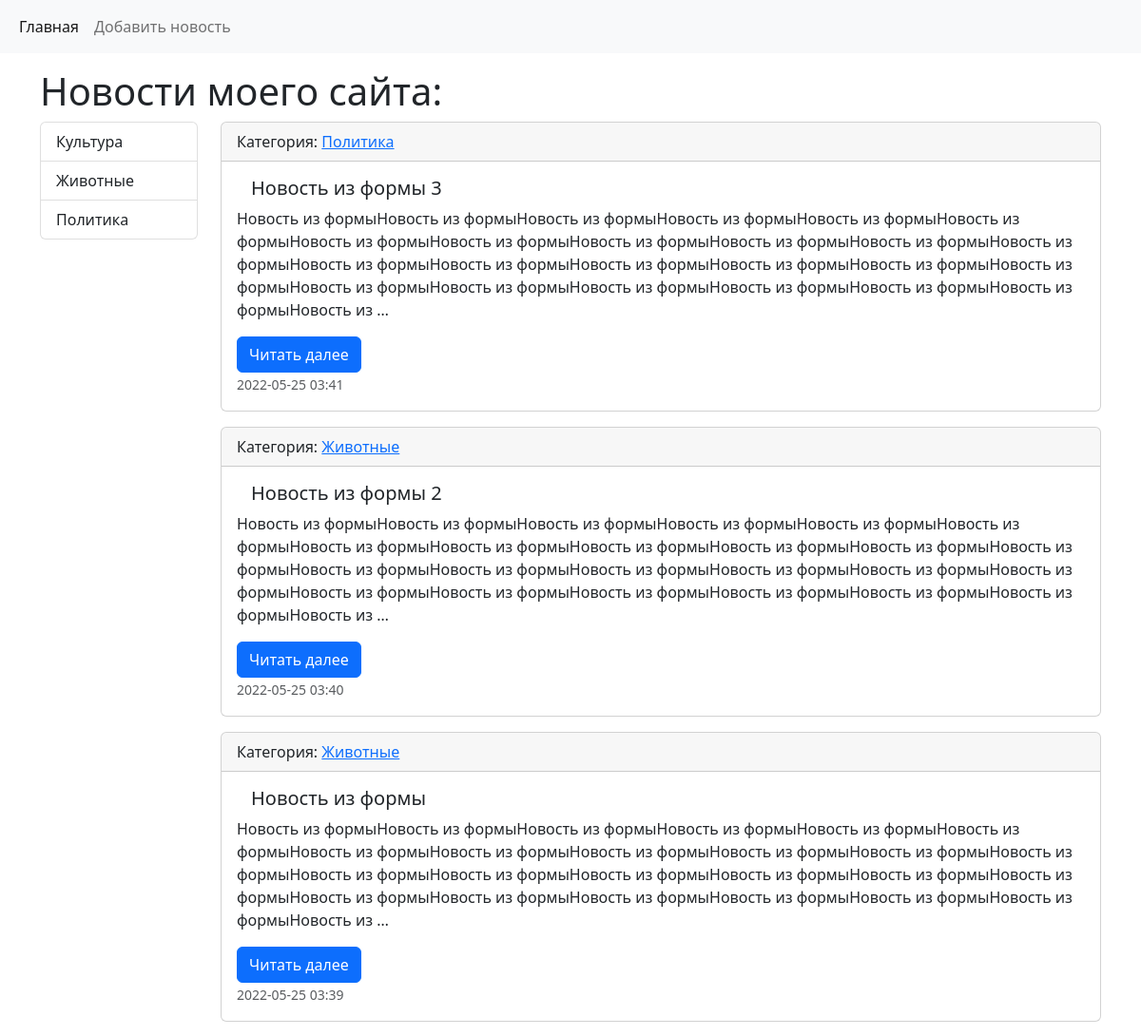
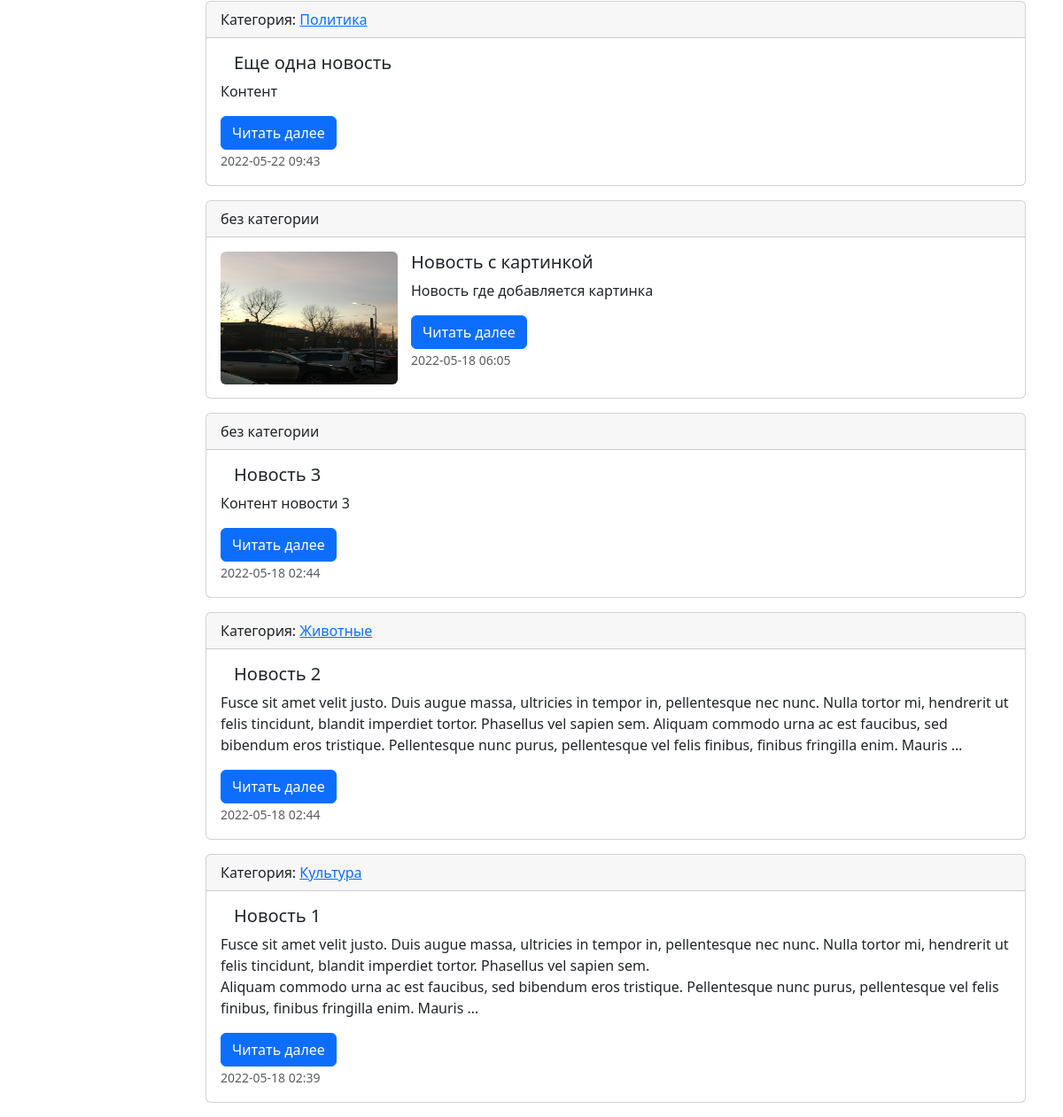
The page / on the database its author committed (2 pictures, top to bottom).
### news/models.py (models this page shows, shortened)
class Category(models.Model):
    title = models.CharField(max_length=150, db_index=True, verbose_name='Наименование категории')
    def get_absolute_url(self):
        return reverse_lazy('category', kwargs={'category_id': self.pk})
    def __str__(self):
        return self.title
    class Meta:
        verbose_name = 'Категория'
        verbose_name_plural = 'Категории'
        ordering = ['title']

class News(models.Model):
    title = models.CharField(max_length=150, verbose_name='Наименование')
    content = models.TextField(blank=True, verbose_name='Конетент')
    created_at = models.DateTimeField(auto_now_add=True, verbose_name='Дата загрузки')
    updated_at = models.DateTimeField(auto_now=True, verbose_name='Обновлено')
    photo = models.ImageField(upload_to='photo/%Y/%m/%d/', verbose_name='Фото', blank=True)
    is_published = models.BooleanField(default=True, verbose_name='Опубликовано')
    category = models.ForeignKey('Category', on_delete=models.PROTECT, null=True, verbose_name='Категория')
    cnt_views = models.IntegerField(default=0)
    def get_absolute_url(self):
        return reverse_lazy('read_more_button', kwargs={'pk': self.pk})
    class Meta:
        verbose_name = 'Новость'
        verbose_name_plural = 'Новости'
        ordering = ['-created_at']

### news/views.py (the view)
# urls.py: path('', views.HomeNews.as_view(), name='home'),
class HomeNews(ListView):
    model = News
    extra_context = {'title': 'Новости моего сайта'}
    def get_queryset(self):
        return News.objects.filter(is_published=True)

### news/templatetags/news_tags.py (called while the page is built)
@register.simple_tag(name='get_all_cat')
def get_categories():
    return Category.objects.filter(news__is_published=True).annotate(cnt=Count('news')).filter(cnt__gt=0)

### news/templates/news/news_list.html (shortened to what this page needs)
{% extends 'base.html' %}
{% block title_h2 %}{{ block.super }}{% endblock %}
{% block sidebar %}{{ block.super }}{% endblock %}
{% block content %}
{% for item in object_list %}
<div class="card mb-3">
    <div class="card-header">
        {% if item.category %}
        Категория: <a href="{{ item.category.get_absolute_url }}">{{ item.category }}</a>
        {% else %}
        без категории
        {% endif %}
    </div>
    <div>
        <div class="card-body">
            <div class="media">
                {% if item.photo %}
                <img src="{{ item.photo.url }}" alt="--" width="200px" height="150px" class="rounded float-left">
                {% endif %}
            </div>
            <div class="media-body">
                <h5 class="card-title">{{ item.title }}</h5>
                <p class="card-text">{{ item.content | linebreaksbr | truncatewords:50 }}</p>
                <a href="{{ item.get_absolute_url }}" class="btn btn-primary">Читать далее</a>
                <p class="card-text"><small class="text-muted">{{ item.created_at | date:"Y-m-d H:i" }}</small></p>
            </div>
        </div>
    </div>
</div>
{% endfor %}
{% endblock %}

### templates/inc/_sidebar.html (shortened to what this page needs)
{% load news_tags %}
<div class="list-group">
    {% get_all_cat as categories %}
    {% for item in categories %}
    <a href="{{ item.get_absolute_url }}" class="list-group-item list-group-item-action">{{ item.title }}</a>
    {% endfor %}
</div>

### test_s/static/css/style.css (style rules this page uses)
.media { float: left; margin-right: 15px; margin-bottom: 15px; }

### rows shown on the page
Category: title "Культура"
Category: title "Животные"
Category: title "Политика"
News: category "Политика", title "Новость из формы 3", content "Новость из формыНовость из формыНовость из формыНовость из формыНовость из формыНовость из формыНовость из формыНовость из формыНовость из формыНовость из формыНовость из формыНовость из формыНовость из формыНовость из формыНовость из формыНовость из формыНовость из формыНовость из формыНовость из формыНовость из формыНовость из формыНовость из формыНовость из формыНовость из формыНовость из …", created_at "2022-05-25 03:41"
News: category "Животные", title "Новость из формы 2", content "Новость из формыНовость из формыНовость из формыНовость из формыНовость из формыНовость из формыНовость из формыНовость из формыНовость из формыНовость из формыНовость из формыНовость из формыНовость из формыНовость из формыНовость из формыНовость из формыНовость из формыНовость из формыНовость из формыНовость из формыНовость из формыНовость из формыНовость из формыНовость из формыНовость из …", created_at "2022-05-25 03:40"
News: category "Животные", title "Новость из формы", content "Новость из формыНовость из формыНовость из формыНовость из формыНовость из формыНовость из формыНовость из формыНовость из формыНовость из формыНовость из формыНовость из формыНовость из формыНовость из формыНовость из формыНовость из формыНовость из формыНовость из формыНовость из формыНовость из формыНовость из формыНовость из формыНовость из формыНовость из формыНовость из формыНовость из …", created_at "2022-05-25 03:39"
News: category "Политика", title "Еще одна новость", content "Контент", created_at "2022-05-22 09:43"
News: shows "без категории", photo (picture), title "Новость с картинкой", content "Новость где добавляется картинка", created_at "2022-05-18 06:05"
News: shows "без категории", title "Новость 3", content "Контент новости 3", created_at "2022-05-18 02:44"
News: category "Животные", title "Новость 2", content "Fusce sit amet velit justo. Duis augue massa, ultricies in tempor in, pellentesque nec nunc. Nulla tortor mi, hendrerit ut felis tincidunt, blandit imperdiet tortor. Phasellus vel sapien sem. Aliquam commodo urna ac est faucibus, sed bibendum eros tristique. Pellentesque nunc purus, pellentesque vel felis finibus, finibus fringilla enim. Mauris …", created_at "2022-05-18 02:44"
News: category "Культура", title "Новость 1", content "Fusce sit amet velit justo. Duis augue massa, ultricies in tempor in, pellentesque nec nunc. Nulla tortor mi, hendrerit ut felis tincidunt, blandit imperdiet tortor. Phasellus vel sapien sem. Aliquam commodo urna ac est faucibus, sed bibendum eros tristique. Pellentesque nunc purus, pellentesque vel felis finibus, finibus fringilla enim. Mauris …", created_at "2022-05-18 02:39"

### other values the page prints
{{ title }} "Новости моего сайта"
